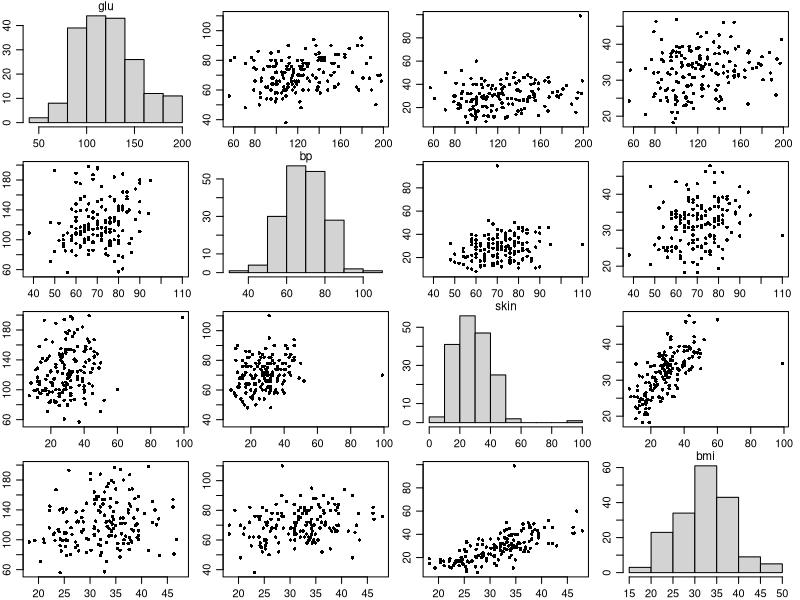

Write R code to recreate this figure. (Note: this script raises an error after producing the figure.)
library(MASS) 
library(mvtnorm)
library(MCMCpack)
data(Pima.tr)
Y0<-Pima.tr[,2:5]
Y<-Y0
n<-dim(Y)[1]
p<-dim(Y)[2]

set.seed(1)
O<-matrix(rbinom(n*p,1,.9),n,p)
Y[O==0]<-NA
#####

#####
pdf("fig7_3.pdf",family="Times", height=6,width=6)
par(mar=c(1,1,.5,.5)*1.75,mfrow=c(p,p),mgp=c(1.75,.75,0))
for(j1 in 1:p) {
for(j2 in 1:p) {
 if(j1==j2){hist(Y[,j1],main="");mtext(colnames(Y)[j1],side=3,line=-.1,cex=.7)}
  if(j1!=j2) { plot(Y[,j1],Y[,j2],xlab="",ylab="",pch=16,cex=.7)} 
                }}
dev.off()
#####

############################


### prior parameters
p<-dim(Y)[2]
mu0<-c(120,64,26,26)
sd0<-(mu0/2)
L0<-matrix(.1,p,p) ; diag(L0)<-1 ; L0<-L0*outer(sd0,sd0)
nu0<-p+2 ; S0<-L0
###

### starting values
Sigma<-S0
Y.full<-Y
for(j in 1:p)
{
  Y.full[is.na(Y.full[,j]),j]<-mean(Y.full[,j],na.rm=TRUE)
}
###


### Gibbs sampler
THETA<-SIGMA<-Y.MISS<-NULL
set.seed(1)

#d45<-dget("data.f7_4.f7_5")
#SIGMA<-d45$SIGMA ; THETA<-d45$THETA; Y.MISS<-d45$Y.MISS

#if(!exists("d45")) {
	
for(s in 1:100) {

  ###update theta
  ybar <- apply(Y.full,2,mean)
  Ln <- solve(solve(L0) + n*solve(Sigma))
  mun <- Ln %*% (solve(L0) %*% mu0 + n*solve(Sigma) %*% ybar)
  theta <- rmvnorm(1, mun, Ln)
  ###
  
  ###update Sigma
  Sn <- S0 + (t(Y.full) - c(theta)) %*% t(t(Y.full)-c(theta))
  Sigma <- solve(rwish(nu0 + n, solve(Sn)))
 # Sigma<-rinvwish(1,nu0+n,solve(Sn))
 # Sigma<-solve( n=(1, nu=nu0+n, Psi=solve(Sn)) )
  ###
  
  ###update missing data
  for(i in 1:n) { 
    b <- ( O[i,]==0 )
    if (sum(b) > 0){
      a <- ( O[i,]==1 )
      iSa<- solve(Sigma[a,a])
      beta.j <- Sigma[b,a]%*%iSa
      s2.j   <- Sigma[b,b] - Sigma[b,a]%*%iSa%*%Sigma[a,b]
      theta.j<- theta[b] + beta.j%*%(t(Y.full[i,a])-theta[a])
      Y.full[i,b] <- rmvnorm(1,theta.j,s2.j )
    }
  }
  
  ### save results
  THETA<-rbind(THETA,theta)
  SIGMA<-rbind(SIGMA, c(Sigma))
  Y.MISS<-rbind(Y.MISS, Y.full[O==0] )

}
#}
#############

apply(THETA,2,mean)

COR <- array( dim=c(p,p,1000) )
for(s in 1:1000)
{
  Sig<-matrix( SIGMA[s,] ,nrow=p,ncol=p)
  COR[,,s] <- Sig/sqrt( outer( diag(Sig),diag(Sig) ) )
}


apply(COR,c(1,2),mean)
